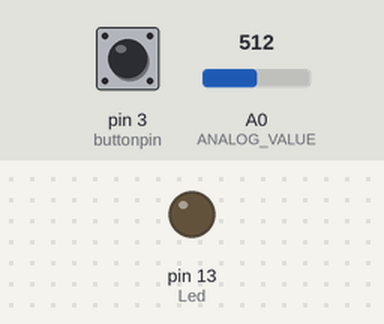
A sketch run on a simulated Arduino Uno, built with avr-gcc and run on an emulated ATmega328P. Parts: output pins drawn as LEDs (lit = HIGH). Inputs (shaded band) come from the test bench; at power-on: pin 3 (buttonpin) LOW, A0 (ANALOG_VALUE) = 512. What the sketch prints to the serial monitor is not drawn.

Above: at 1.2 s.
1.3 s: pin 3 (buttonpin) pulled HIGH for 0.15 s
At 1.39 s:
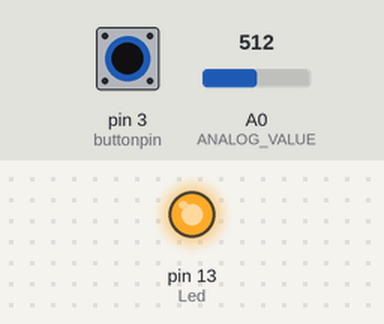
2.9 s: pin 3 (buttonpin) pulled HIGH for 3.2 s
At 6.7 s:
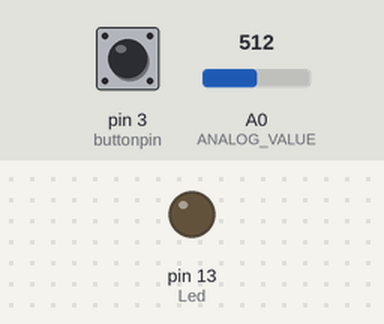
Timing chart, 0 to 8.2 s (numbered marks = the images above; inputs shaded):
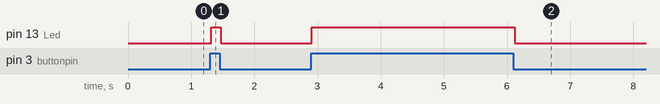

Measured:
- after the input at 1.3 s, pin 13 (Led): LOW → HIGH at once, → LOW 0.15 s later
- after the input at 2.9 s, pin 13 (Led): LOW → HIGH at once, → LOW 3.2 s later

The sketch:

digital_sound_detector.ino
```cpp
#define ANALOG_VALUE A0
int Led = 13 ;// define LED Interface
int buttonpin = 3; // define D0 Sensor Interface;
int val ;// define numeric variables val

void setup ()
{
pinMode (Led, OUTPUT) ;// define LED as output interface
pinMode (buttonpin, INPUT) ;// output interface D0 is defined sensor
Serial.begin(9600);
}

void loop ()
{
  val = digitalRead (buttonpin) ;// digital interface will be assigned a value of 3 to read val
  if (val == HIGH) // When the sound detection module detects a signal, LED flashes
  {
    digitalWrite (Led, HIGH);
  }
  else
  {
    digitalWrite (Led, LOW);
  }
  Serial.println(analogRead(ANALOG_VALUE));
  delay(25);
}
```
